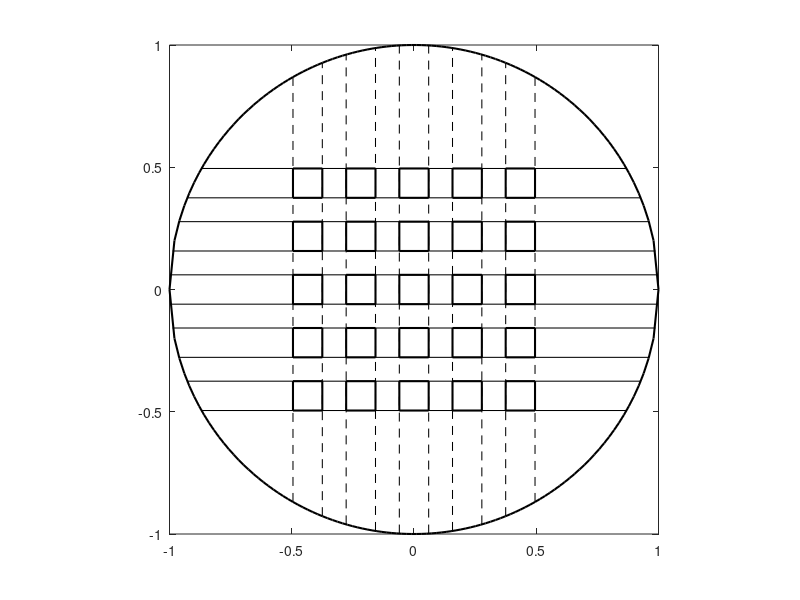

The MATLAB script that drew this image:
% clear all
close all
clc

% Parameters for electrodes creation
lineWidth = 1.5;
MaxRad = 1;
EfectiveSurfFact = 0.70;
ElectGrid = 5;
ElectWidth = 0.12;
ElectCorner00 = EfectiveSurfFact*MaxRad/sqrt(2);
ElectSpace = (EfectiveSurfFact*MaxRad/sqrt(2)-ElectWidth...
                + EfectiveSurfFact*MaxRad/sqrt(2))/(ElectGrid-1);

% Array where each row is an electrode in format (x1 x2 y1 y2)
ElectCorners = zeros(ElectGrid^2,4);
for k = 1:ElectGrid  % These are the rows
    for l = 1:ElectGrid % These are the columns
        ElectCorners(l+(k-1)*ElectGrid,1) = -ElectCorner00            + (l-1)*ElectSpace;
        ElectCorners(l+(k-1)*ElectGrid,2) = -ElectCorner00+ElectWidth + (l-1)*ElectSpace;
        ElectCorners(l+(k-1)*ElectGrid,3) =  ElectCorner00-ElectWidth - (k-1)*ElectSpace;
        ElectCorners(l+(k-1)*ElectGrid,4) =  ElectCorner00            - (k-1)*ElectSpace;
        plot([ElectCorners(l+(k-1)*ElectGrid,1),...
                    ElectCorners(l+(k-1)*ElectGrid,2)],...
                [ElectCorners(l+(k-1)*ElectGrid,3),...
                    ElectCorners(l+(k-1)*ElectGrid,3)],...
                'k','linewidth',lineWidth); hold on;
        plot([ElectCorners(l+(k-1)*ElectGrid,2),...
                    ElectCorners(l+(k-1)*ElectGrid,2)],...
                [ElectCorners(l+(k-1)*ElectGrid,3),...
                    ElectCorners(l+(k-1)*ElectGrid,4)],...
                'k','linewidth',lineWidth); hold on;
        plot([ElectCorners(l+(k-1)*ElectGrid,2),...
                    ElectCorners(l+(k-1)*ElectGrid,1)],...
                [ElectCorners(l+(k-1)*ElectGrid,4),...
                    ElectCorners(l+(k-1)*ElectGrid,4)],...
                'k','linewidth',lineWidth); hold on;
        plot([ElectCorners(l+(k-1)*ElectGrid,1),...
                    ElectCorners(l+(k-1)*ElectGrid,1)],...
                [ElectCorners(l+(k-1)*ElectGrid,4),...
                    ElectCorners(l+(k-1)*ElectGrid,3)],...
                'k','linewidth',lineWidth); hold on;
        if k == 1
            plot([ElectCorners(l+(k-1)*ElectGrid,2),...
                    ElectCorners(l+(k-1)*ElectGrid,2)],...
                [-1,1]*(sqrt( 1-ElectCorners(l+(k-1)*ElectGrid,2)^2 )),...
                '--k','linewidth',0.5*lineWidth); hold on;
            plot([ElectCorners(l+(k-1)*ElectGrid,1),...
                    ElectCorners(l+(k-1)*ElectGrid,1)],...
                [-1,1]*(sqrt( 1-ElectCorners(l+(k-1)*ElectGrid,1)^2 )),...
                '--k','linewidth',0.5*lineWidth); hold on;
        end
    end
    plot([-1,1]*(sqrt( 1-ElectCorners(l+(k-1)*ElectGrid,3)^2 )),...
    [ElectCorners(l+(k-1)*ElectGrid,3),...
        ElectCorners(l+(k-1)*ElectGrid,3)],...
    'k','linewidth',0.5*lineWidth); hold on;
    plot([-1,1]*(sqrt( 1-ElectCorners(l+(k-1)*ElectGrid,4)^2 )),...
    [ElectCorners(l+(k-1)*ElectGrid,4),...
        ElectCorners(l+(k-1)*ElectGrid,4)],...
    'k','linewidth',0.5*lineWidth); hold on;
end
x = linspace(-MaxRad,MaxRad,100);
plot(x,sqrt(MaxRad^2-x.^2),'k','linewidth',lineWidth); hold on;
plot(x,-sqrt(MaxRad^2-x.^2),'k','linewidth',lineWidth); hold on;
axis square

%%%%%%%%%%%%%%%%%%%%%%%%%%%%%%%%%%%%%%%%%%%%%%%%%%%%%%%%%%%%%%%%%%%%%%%%%%%

% Parameters for computation and saving of influence functions
a = 1;
T = 1;
MirrorGridSize = 100;
mirrorXLim = [-MaxRad, MaxRad];
mirrorYLim = [-MaxRad, MaxRad];
mirrorXIsoLine = linspace(mirrorXLim(1),mirrorXLim(2),MirrorGridSize);
mirrorYIsoLine = linspace(mirrorYLim(1),mirrorYLim(2),MirrorGridSize);
[mirrorXGrid,mirrorYGrid] = meshgrid(mirrorXIsoLine,mirrorYIsoLine);

MirrorMask = mirrorXGrid.^2 + mirrorYGrid.^2 <= MaxRad^2*ones(MirrorGridSize,MirrorGridSize);

% for j=1:MirrorGridSize
%     for i=1:MirrorGridSize
%         % Validates that point is inside the mirror
%         if( MirrorMask(i,j) == 1)
%             plot(mirrorXGrid(i,j),mirrorYGrid(i,j),'*b'); hold on;
%             drawnow limitrate
%         end
%     end
% end
